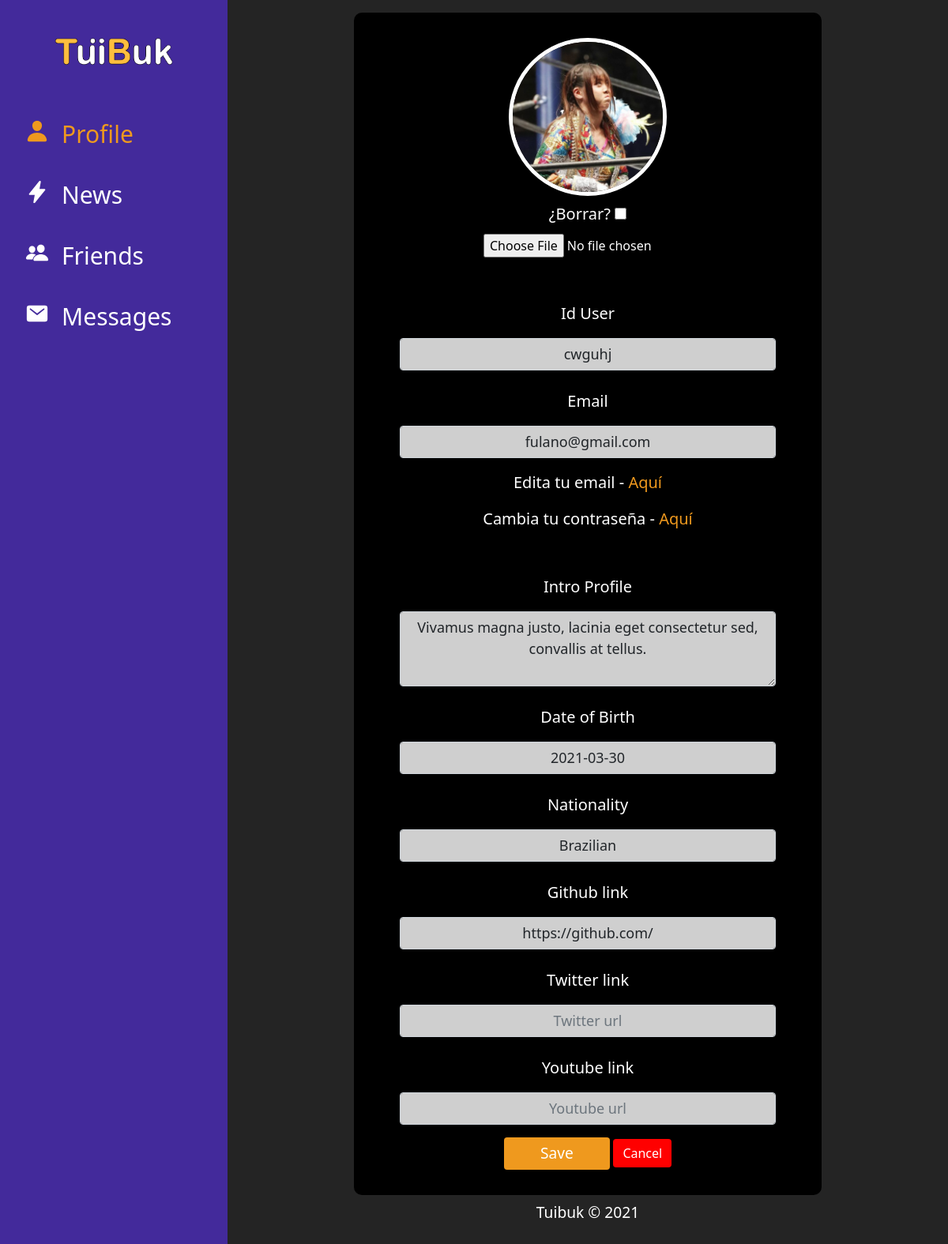
Page /accounts/profile/ (signed in) on the earlier database version.
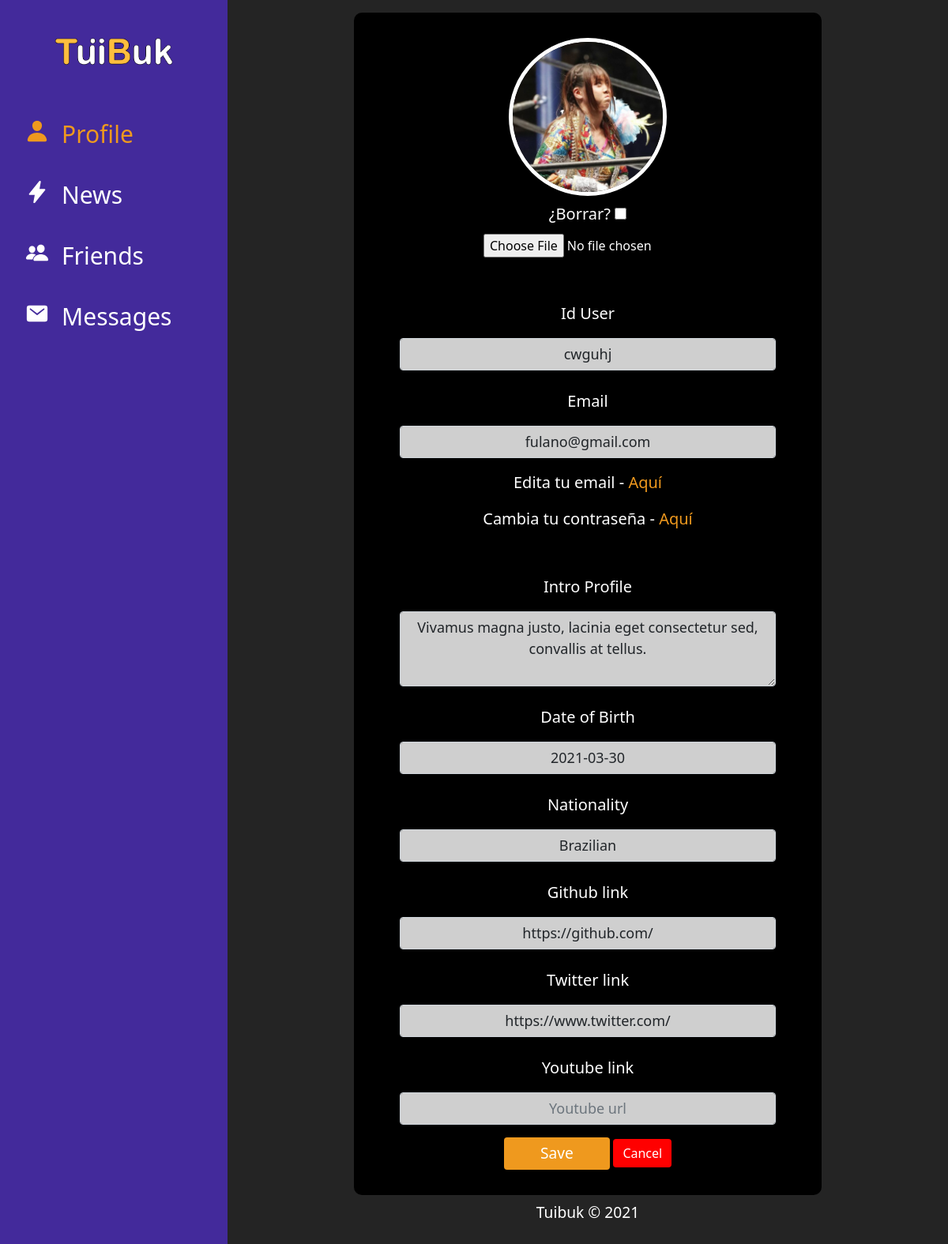
Same page on the later database version.
### registration/models.py (models this page shows, shortened)
class Profile(models.Model):
    user_name = models.OneToOneField(User, on_delete=models.CASCADE)
    friend_user_code = models.CharField(max_length=15, unique=True, blank=True)
    img_profile = models.ImageField(upload_to = 'profiles', null=True, blank=True)
    intro = models.TextField(null=True, blank=True)
    birthday = models.DateField(null=True, blank=True, default=datetime.date.today)
    nationality = models.CharField(max_length=100, blank=True)
    sn_github = models.CharField(max_length=100, null=True, blank=True)
    sn_twitter = models.CharField(max_length=100, null=True, blank=True)
    sn_youtube = models.CharField(max_length=100, null=True, blank=True)
    friends = models.ManyToManyField(User, related_name='friends', blank=True)

### registration/views.py (the view)
# urls.py: path('profile/', ProfileUpdate.as_view(), name='profile'),
class ProfileUpdate(UpdateView):
    form_class = ProfileForm
    success_url = reverse_lazy('profile_core:profile')
    template_name = 'registration/profile_form.html'
    def get_object(self):
        profile, created = Profile.objects.get_or_create(user_name=self.request.user)
        return profile

### registration/templates/registration/profile_form.html (shortened to what this page needs)
{% extends 'base.html' %}
{% block content %}
    {% load static %}
    <div class="text-center style-form-edit-profile">
        <form action="" method="POST" enctype="multipart/form-data">
            {% if request.user.profile.img_profile %}
                <div class="container-img-profile mx-auto">
                    <img src="{{request.user.profile.img_profile.url}}" alt="" class="img-profile"></img>
                    <p class="container-delete-img my-2">¿Borrar? <input type="checkbox" id="img_profile-clear" name="img_profile-clear" /></p>
                </div>
            {% else %}
                <div class="container-img-profile mx-auto">
                    <img src="{% static 'img/profile-default.jpg' %}" alt="" class="img-profile">
                </div>
            {% endif %}
            <div class="form-group my-5">
                <input type="file" name="img_profile" class="input-img-profile" id="id_img_profile">
            </div>
            <div class="form-group">
                <label class="label-form mt-2" for="">Id User</label>
                    {{form.friend_user_code}}
            </div>
            <div class="form-group">
                <label class="label-form mt-2" for="">Email</label>
                <input class="form-control  my-3  mx-auto" type="email" value="{{request.user.email}}" readonly>
                <p class="p-email">Edita tu email - <a class="links-email" href="{% url 'profile_email' %}">Aquí</a></p>
                <p class="p-email mb-5">Cambia tu contraseña - <a class="links-email" href="{% url 'password_change' %}">Aquí</a></p>
            </div>
            <div class="form-group">
                <label class="label-form mt-2" for="">Intro Profile</label>
                {{form.intro}}
            </div>
            <div class="form-group">
                <label class="label-form mt-2" for="">Date of Birth</label>
                {{form.birthday}}
            </div>
            <div class="form-group">
                <label class="label-form mt-2" for="">Nationality</label>
                {{form.nationality}}
            </div>
            <div class="form-group">
                <label class="label-form mt-2" for="">Github link</label>
                {{form.sn_github}}
            </div>
            <div class="form-group">
                <label class="label-form mt-2" for="">Twitter link</label>
                {{form.sn_twitter}}
            </div>
            <div class="form-group">
                <label class="label-form mt-2" for="">Youtube link</label>
                {{form.sn_youtube}}
            </div>
            <input class="btn btn-success" type="submit" value="Save">
            <a class="btn btn-danger" href="{% url 'profile_core:profile' %}">Cancel</a>
        </form>
    </div>
{% endblock %}

Differences in the rows shown:
changed Profile "cwguhj": sn_twitter (not shown) → "https://www.twitter.com/"
